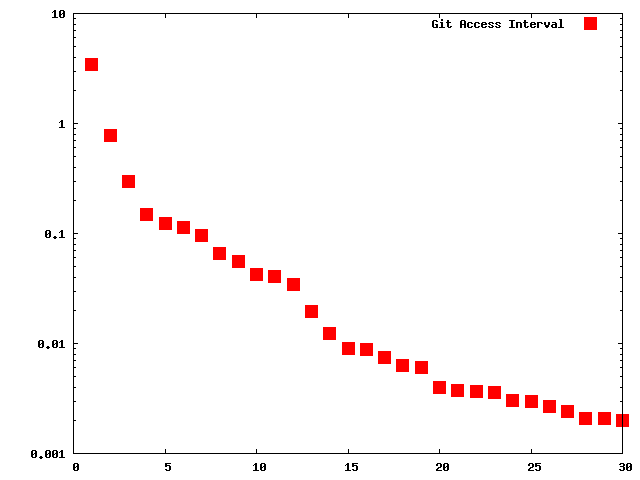

Recreate this plot in gnuplot.
set logscale y
# set pointsize 1
set pointsize 1
set terminal aqua 0 fname 'Helvetica' fsize 24
#set term png monochrome medium
#set output "git_interval_head.png"
plot "git_interval_head.txt" using ($0+1):($1/86400) title "Git Access Interval" with points 1 5
